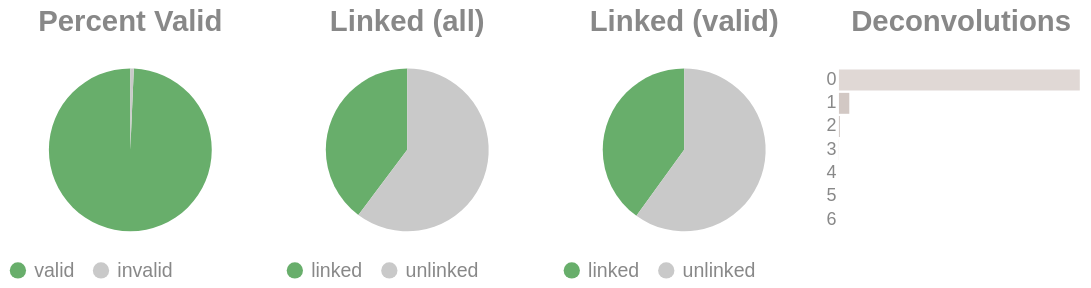

Write notebook code for a chart like this one.
### Code cell
if SKIPLR:
    pass
else:
    clash = Counter()
    for i in valids['molecule'].to_list():
        _mol = i.split("-")
        if len(_mol) == 1:
            clash.update('0')
        else:
            clash.update(_mol[-1])

    _d = {"deconvolutions": [], 'count': []}
    for k,v in clash.items():
        _d['deconvolutions'].append(k)
        _d['count'].append(v)

    tot_valid = valids['reads'].sum()
    mask = valids['reads'] >= 2
    n_linked_reads = valids.filter(mask)['reads'].sum()
    if n_linked_reads == 0:
        print_html("No linked molecules (>=2 reads) were detected; skipping linked-only distributions.")
        SKIPLR = True
    else:
        perc_valid = round(tot_valid / n_reads, 4)
        linked_perc_abs = round(n_linked_reads / n_reads, 4)
        linked_perc = round(n_linked_reads / tot_valid, 4)

    _valid = pl.DataFrame({"valids": ['valid', 'invalid'], "count": [tot_valid, n_reads - tot_valid]})
    _linked_abs = pl.DataFrame({"linked (absolute)": ['linked', 'unlinked'], "count": [n_linked_reads, n_reads - n_linked_reads]})
    _linked_rel = pl.DataFrame({"linked (valids)": ['linked', 'unlinked'], "count": [n_linked_reads, tot_valid - n_linked_reads]})

    (
        alt.hconcat(
            piechart(_valid, goodval = 'valid', title = "Percent Valid"),
            piechart(_linked_abs, goodval = "linked", title =  "Linked (all)"),
            piechart(_linked_rel, goodval = "linked", title =  "Linked (valid)"),
            convolutionbar(pl.DataFrame(_d), title = "Deconvolutions"),
            center = True,
            bounds = 'flush'
        )
        .resolve_scale(color='independent')
        .resolve_legend('independent')
        .properties(usermeta={'embedOptions': {"actions": False}})
    ).display()

### Figure 1 — Vega-Lite specification as saved in the notebook (floating-point values rounded to 4 significant figures)
{"width": "container", "height": 400, "config": {"title": {"anchor": "start", "dy": -15, "fontSize": 18, "color": "#888888", "subtitleColor": "#888888", "subtitleFontSize": 14}, "arc": {"fill": "#0072B2"}, "axis": {"domainColor": "#888888", "domainWidth": 0.5, "gridWidth": 0.2, "grid": false, "titleFontWeight": 400, "titleFontSize": 15, "labelFontSize": 11, "labelColor": "#888888", "tickColor": "#888888", "tickWidth": 0.2, "titleColor": "#888888"}, "axisBand": {"grid": false}, "axisX": {"grid": true, "tickSize": 10, "domainCap": "round"}, "axisY": {"domain": false, "grid": true, "tickSize": 0, "domainCap": "round"}, "background": "transparent", "header": {"labelFontSize": 15, "labelColor": "#888888", "titleFontSize": 15, "titleFontWeight": 600, "titleColor": "#888888"}, "legend": {"labelFont": "sans-serif", "labelFontSize": 12, "labelColor": "#888888", "symbolSize": 100, "symbolType": "circle", "titleFontSize": 12, "titlePadding": 10, "titleColor": "#888888", "title": null}, "range": {"category": ["#E69F00", "#56B4E9", "#009E73", "#F0E442", "#0072B2", "#D55E00", "#CC79A7", "#000000"], "diverging": ["#cfe8f3", "#a2d4ec", "#73bfe2", "#46abdb", "#1696d2", "#12719e"]}, "area": {"fill": "#0072B2", "fillOpacity": 0.7, "line": true, "strokeOpacity": 0.7}, "line": {"color": "#0072B2", "stroke": "#0072B2", "strokeWidth": 2}, "trail": {"color": "#0072B2", "stroke": "#0072B2", "strokeWidth": 0, "size": 1}, "point": {"filled": true, "fillOpacity": 1.0, "size": 95}, "text": {"color": "#888888", "fontSize": 11, "align": "right", "fontWeight": 400, "size": 11}, "bar": {"fill": "#0072B2", "stroke": null}, "view": {"stroke": null, "continuousWidth": 660, "continuousHeight": 400}}, "hconcat": [{"data": {"name": "data-76ccadb4940617d12b714d7ae2c71f04"}, "mark": {"type": "arc"}, "encoding": {"color": {"field": "valids", "legend": {"orient": "bottom", "title": null}, "scale": {"domain": ["valid", "invalid"], "range": ["#68ae6b", "#C9C9C9"]}, "title": "Valids", "type": "nominal"}, "theta": {"field": "count", "type": "quantitative"}, "tooltip": [{"field": "valids", "title": "Valids", "type": "ordinal"}, {"field": "percent", "format": ".2%", "title": "Percent", "type": "quantitative"}, {"field": "count", "title": "Count", "type": "quantitative"}]}, "height": 100, "title": {"text": "Percent Valid", "align": "center", "anchor": "middle"}, "transform": [{"calculate": "datum.count / 7530725", "as": "percent"}], "width": 150}, {"data": {"name": "data-20b516db6e8f95a920f6c86a503848f0"}, "mark": {"type": "arc"}, "encoding": {"color": {"field": "linked (absolute)", "legend": {"orient": "bottom", "title": null}, "scale": {"domain": ["linked", "unlinked"], "range": ["#68ae6b", "#C9C9C9"]}, "title": "Linked (Absolute)", "type": "nominal"}, "theta": {"field": "count", "type": "quantitative"}, "tooltip": [{"field": "linked (absolute)", "title": "Linked (Absolute)", "type": "ordinal"}, {"field": "percent", "format": ".2%", "title": "Percent", "type": "quantitative"}, {"field": "count", "title": "Count", "type": "quantitative"}]}, "height": 100, "title": {"text": "Linked (all)", "align": "center", "anchor": "middle"}, "transform": [{"calculate": "datum.count / 7530725", "as": "percent"}], "width": 150}, {"data": {"name": "data-c24e6d56e211bc9fb1042c109572844b"}, "mark": {"type": "arc"}, "encoding": {"color": {"field": "linked (valids)", "legend": {"orient": "bottom", "title": null}, "scale": {"domain": ["linked", "unlinked"], "range": ["#68ae6b", "#C9C9C9"]}, "title": "Linked (Valids)", "type": "nominal"}, "theta": {"field": "count", "type": "quantitative"}, "tooltip": [{"field": "linked (valids)", "title": "Linked (Valids)", "type": "ordinal"}, {"field": "percent", "format": ".2%", "title": "Percent", "type": "quantitative"}, {"field": "count", "title": "Count", "type": "quantitative"}]}, "height": 100, "title": {"text": "Linked (valid)", "align": "center", "anchor": "middle"}, "transform": [{"calculate": "datum.count / 7479066", "as": "percent"}], "width": 150}, {"data": {"name": "data-12d44b78ed5bee138b38999d365ae339"}, "mark": {"type": "bar"}, "encoding": {"color": {"field": "deconvolutions", "legend": null, "scale": {"scheme": "lightgreyred"}, "type": "nominal"}, "tooltip": [{"field": "deconvolutions", "title": "Deconvolutions", "type": "ordinal"}, {"field": "percent", "format": ".2%", "title": "Percent", "type": "quantitative"}, {"field": "count", "title": "Count", "type": "quantitative"}], "x": {"axis": null, "field": "count", "type": "quantitative"}, "y": {"field": "deconvolutions", "sort": "ascending", "title": null, "type": "nominal"}}, "height": 100, "title": {"text": "Deconvolutions", "align": "center", "anchor": "middle"}, "transform": [{"calculate": "datum.count / 5673827", "as": "percent"}], "width": 150}], "bounds": "flush", "center": true, "resolve": {"legend": {"angle": "independent"}, "scale": {"color": "independent"}}, "usermeta": {"embedOptions": {"actions": false}}, "$schema": "https://vega.github.io/schema/vega-lite/v6.1.0.json", "datasets": {"data-76ccadb4940617d12b714d7ae2c71f04": [{"valids": "valid", "count": 7479066}, {"valids": "invalid", "count": 51659}], "data-20b516db6e8f95a920f6c86a503848f0": [{"linked (absolute)": "linked", "count": 2993709}, {"linked (absolute)": "unlinked", "count": 4537016}], "data-c24e6d56e211bc9fb1042c109572844b": [{"linked (valids)": "linked", "count": 2993709}, {"linked (valids)": "unlinked", "count": 4485357}], "data-12d44b78ed5bee138b38999d365ae339": [{"deconvolutions": "0", "count": 5421403}, {"deconvolutions": "1", "count": 233149}, {"deconvolutions": "2", "count": 17465}, {"deconvolutions": "3", "count": 1604}, {"deconvolutions": "4", "count": 171}, {"deconvolutions": "5", "count": 30}, {"deconvolutions": "6", "count": 5}]}}
